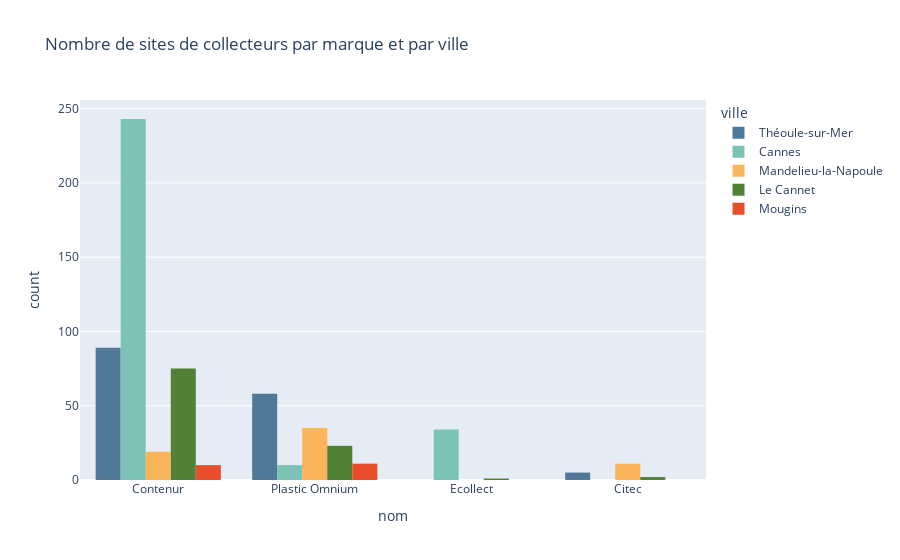

The notebook cell this image was saved under:
### Code cell
fig = px.histogram(dataCollecteurs, x="nom", color="ville", color_discrete_map=dictVillesCouleurs, width=900, title="Nombre de sites de collecteurs par marque et par ville")
fig.update_xaxes(categoryorder="total descending")
fig.update_layout(barmode='group')

### Figure 1 — Plotly figure (JSON) as saved in the notebook; plotly's stock layout.template omitted (floating-point values rounded to 4 significant figures; data arrays with more than 128 entries replaced by an {"elided": "..."} marker saying what was removed)
{"data": [{"alignmentgroup": "True", "bingroup": "x", "hovertemplate": "ville=Théoule-sur-Mer<br>nom=%{x}<br>count=%{y}<extra></extra>", "legendgroup": "Théoule-sur-Mer", "marker": {"color": "#507999"}, "name": "Théoule-sur-Mer", "offsetgroup": "Théoule-sur-Mer", "orientation": "v", "showlegend": true, "type": "histogram", "x": {"elided": "160 str values"}, "xaxis": "x", "yaxis": "y"}, {"alignmentgroup": "True", "bingroup": "x", "hovertemplate": "ville=Cannes<br>nom=%{x}<br>count=%{y}<extra></extra>", "legendgroup": "Cannes", "marker": {"color": "#7bc3b7"}, "name": "Cannes", "offsetgroup": "Cannes", "orientation": "v", "showlegend": true, "type": "histogram", "x": {"elided": "470 str values"}, "xaxis": "x", "yaxis": "y"}, {"alignmentgroup": "True", "bingroup": "x", "hovertemplate": "ville=Mandelieu-la-Napoule<br>nom=%{x}<br>count=%{y}<extra></extra>", "legendgroup": "Mandelieu-la-Napoule", "marker": {"color": "#fab55a"}, "name": "Mandelieu-la-Napoule", "offsetgroup": "Mandelieu-la-Napoule", "orientation": "v", "showlegend": true, "type": "histogram", "x": ["Plastic Omnium", "Plastic Omnium", "Plastic Omnium", "Citec", "Citec", "Contenur", "Contenur", "Citec", "Contenur", "Contenur", "Citec", "Citec", null, null, "Citec", "Contenur", "Plastic Omnium", "Contenur", "Plastic Omnium", "Citec", "Contenur", "Citec", "Contenur", "Contenur", "Contenur", "Plastic Omnium", "Contenur", "Contenur", null, null, "Plastic Omnium", null, null, "Contenur", "Citec", "Plastic Omnium", "Citec", null, null, "Plastic Omnium", null, null, "Plastic Omnium", null, "Plastic Omnium", null, "Plastic Omnium", "Plastic Omnium", "Plastic Omnium", null, null, "Plastic Omnium", "Plastic Omnium", "Plastic Omnium", null, null, "Plastic Omnium", null, null, null, "Plastic Omnium", null, null, "Plastic Omnium", "Contenur", "Contenur", "Contenur", "Plastic Omnium", null, "Contenur", "Contenur", null, null, null, "Contenur", null, "Plastic Omnium", null, null, "Plastic Omnium", null, null, null, "Plastic Omnium", null, "Plastic Omnium", null, "Plastic Omnium", null, "Plastic Omnium", null, null, null, "Plastic Omnium", null, "Plastic Omnium", "Plastic Omnium", null, "Plastic Omnium", null, null, "Plastic Omnium", null, null, "Plastic Omnium", null, null, "Citec", null, "Plastic Omnium", null, "Plastic Omnium", null, null, null, null, null, null, null, null, null], "xaxis": "x", "yaxis": "y"}, {"alignmentgroup": "True", "bingroup": "x", "hovertemplate": "ville=Le Cannet<br>nom=%{x}<br>count=%{y}<extra></extra>", "legendgroup": "Le Cannet", "marker": {"color": "#528238"}, "name": "Le Cannet", "offsetgroup": "Le Cannet", "orientation": "v", "showlegend": true, "type": "histogram", "x": {"elided": "148 str values"}, "xaxis": "x", "yaxis": "y"}, {"alignmentgroup": "True", "bingroup": "x", "hovertemplate": "ville=Mougins<br>nom=%{x}<br>count=%{y}<extra></extra>", "legendgroup": "Mougins", "marker": {"color": "#e84e2c"}, "name": "Mougins", "offsetgroup": "Mougins", "orientation": "v", "showlegend": true, "type": "histogram", "x": [null, null, "Contenur", null, null, null, null, null, null, null, null, null, null, null, null, "Plastic Omnium", null, null, null, null, null, null, "Plastic Omnium", "Plastic Omnium", null, "Plastic Omnium", "Contenur", null, "Contenur", "Contenur", "Contenur", "Contenur", "Contenur", "Plastic Omnium", null, "Plastic Omnium", null, null, null, "Plastic Omnium", "Contenur", "Plastic Omnium", "Contenur", null, null, null, null, "Plastic Omnium", "Plastic Omnium", null, "Plastic Omnium", "Contenur", null, null, null, null, null, null, null, null, null, null, null, null, null, null, null, null], "xaxis": "x", "yaxis": "y"}], "layout": {"barmode": "group", "legend": {"title": {"text": "ville"}, "tracegroupgap": 0}, "title": {"text": "Nombre de sites de collecteurs par marque et par ville"}, "width": 900, "xaxis": {"anchor": "y", "categoryorder": "total descending", "domain": [0, 1], "title": {"text": "nom"}}, "yaxis": {"anchor": "x", "domain": [0, 1], "title": {"text": "count"}}}}
